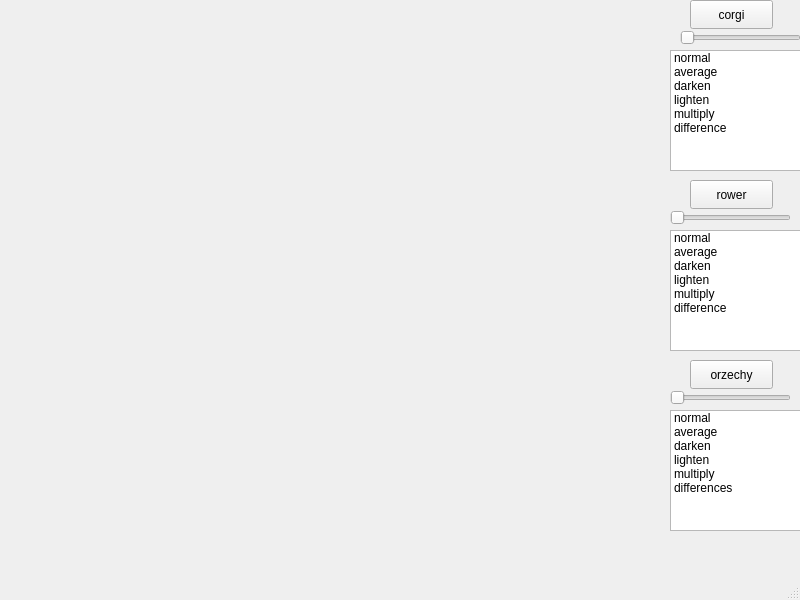
<?xml version="1.0" encoding="UTF-8"?>
<ui version="4.0">
 <class>MainWindow</class>
 <widget class="QMainWindow" name="MainWindow">
  <property name="geometry">
   <rect>
    <x>0</x>
    <y>0</y>
    <width>800</width>
    <height>600</height>
   </rect>
  </property>
  <property name="windowTitle">
   <string>MainWindow</string>
  </property>
  <widget class="QWidget" name="centralwidget">
   <widget class="QSlider" name="horizontalSlider">
    <property name="geometry">
     <rect>
      <x>680</x>
      <y>30</y>
      <width>121</width>
      <height>16</height>
     </rect>
    </property>
    <property name="maximum">
     <number>100</number>
    </property>
    <property name="orientation">
     <enum>Qt::Horizontal</enum>
    </property>
   </widget>
   <widget class="QLabel" name="label">
    <property name="geometry">
     <rect>
      <x>10</x>
      <y>0</y>
      <width>640</width>
      <height>427</height>
     </rect>
    </property>
    <property name="text">
     <string/>
    </property>
   </widget>
   <widget class="QPushButton" name="pushButton">
    <property name="geometry">
     <rect>
      <x>690</x>
      <y>0</y>
      <width>83</width>
      <height>29</height>
     </rect>
    </property>
    <property name="text">
     <string>corgi</string>
    </property>
   </widget>
   <widget class="QPushButton" name="pushButton_2">
    <property name="geometry">
     <rect>
      <x>690</x>
      <y>180</y>
      <width>83</width>
      <height>29</height>
     </rect>
    </property>
    <property name="text">
     <string>rower</string>
    </property>
   </widget>
   <widget class="QPushButton" name="pushButton_3">
    <property name="geometry">
     <rect>
      <x>690</x>
      <y>360</y>
      <width>83</width>
      <height>29</height>
     </rect>
    </property>
    <property name="text">
     <string>orzechy</string>
    </property>
   </widget>
   <widget class="QListWidget" name="listWidget">
    <property name="geometry">
     <rect>
      <x>670</x>
      <y>50</y>
      <width>131</width>
      <height>121</height>
     </rect>
    </property>
    <item>
     <property name="text">
      <string>normal</string>
     </property>
    </item>
    <item>
     <property name="text">
      <string>average</string>
     </property>
    </item>
    <item>
     <property name="text">
      <string>darken</string>
     </property>
    </item>
    <item>
     <property name="text">
      <string>lighten</string>
     </property>
    </item>
    <item>
     <property name="text">
      <string>multiply</string>
     </property>
    </item>
    <item>
     <property name="text">
      <string>difference</string>
     </property>
    </item>
   </widget>
   <widget class="QListWidget" name="listWidget_2">
    <property name="geometry">
     <rect>
      <x>670</x>
      <y>230</y>
      <width>131</width>
      <height>121</height>
     </rect>
    </property>
    <item>
     <property name="text">
      <string>normal</string>
     </property>
    </item>
    <item>
     <property name="text">
      <string>average</string>
     </property>
    </item>
    <item>
     <property name="text">
      <string>darken</string>
     </property>
    </item>
    <item>
     <property name="text">
      <string>lighten</string>
     </property>
    </item>
    <item>
     <property name="text">
      <string>multiply</string>
     </property>
    </item>
    <item>
     <property name="text">
      <string>difference</string>
     </property>
    </item>
   </widget>
   <widget class="QListWidget" name="listWidget_3">
    <property name="geometry">
     <rect>
      <x>670</x>
      <y>410</y>
      <width>131</width>
      <height>121</height>
     </rect>
    </property>
    <item>
     <property name="text">
      <string>normal</string>
     </property>
    </item>
    <item>
     <property name="text">
      <string>average</string>
     </property>
    </item>
    <item>
     <property name="text">
      <string>darken</string>
     </property>
    </item>
    <item>
     <property name="text">
      <string>lighten</string>
     </property>
    </item>
    <item>
     <property name="text">
      <string>multiply</string>
     </property>
    </item>
    <item>
     <property name="text">
      <string>differences</string>
     </property>
    </item>
   </widget>
   <widget class="QSlider" name="horizontalSlider_2">
    <property name="geometry">
     <rect>
      <x>670</x>
      <y>210</y>
      <width>121</width>
      <height>16</height>
     </rect>
    </property>
    <property name="maximum">
     <number>100</number>
    </property>
    <property name="orientation">
     <enum>Qt::Horizontal</enum>
    </property>
   </widget>
   <widget class="QSlider" name="horizontalSlider_3">
    <property name="geometry">
     <rect>
      <x>670</x>
      <y>390</y>
      <width>121</width>
      <height>16</height>
     </rect>
    </property>
    <property name="maximum">
     <number>100</number>
    </property>
    <property name="orientation">
     <enum>Qt::Horizontal</enum>
    </property>
   </widget>
  </widget>
  <widget class="QMenuBar" name="menubar">
   <property name="geometry">
    <rect>
     <x>0</x>
     <y>0</y>
     <width>800</width>
     <height>25</height>
    </rect>
   </property>
  </widget>
  <widget class="QStatusBar" name="statusbar"/>
 </widget>
 <resources/>
 <connections/>
</ui>
